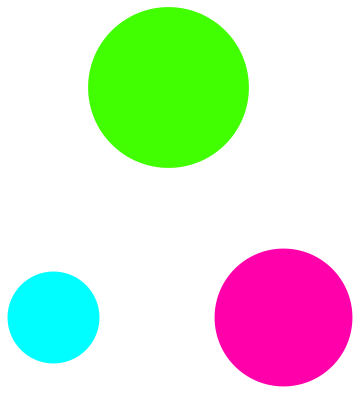
#> input picture part 3/image_analysis/three-circles.png, 360 x 394 px
$ jupyter execute --allow-errors 'COMPLETED image_analysis_(good).ipynb'
#> lines starting #> are read from the running program, lines starting #| are printed output that depends on the picture; after the words box and inside, x2 and y2 are one past the last pixel; in counts of white or black regions, pixels touching at a corner belong together; long printed decimals are rounded
[cell 1]
from skimage import io
from skimage.color import rgb2gray
from matplotlib import pyplot as plt

[cell 2]
img_original = io.imread('three-circles.png')
#> img_original is the input picture: shape (394, 360, 3); mean R, G, B 215.9, 228.1, 209.5
img_grey = rgb2gray(img_original) #package to convert to gray scale
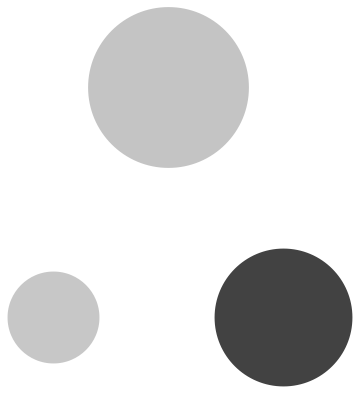
#> img_grey: shape (394, 360) float64; min 0.261, max 1, mean 0.879

fig, ax = plt.subplots(nrows=1, ncols=2, figsize=(8, 4))
ax_original, ax_grey = ax

ax_original.imshow(img_original)
ax_original.set_title(f'Original: shape={img_original.shape}')

ax_grey.imshow(img_grey, cmap='gray')
ax_grey.set_title(f'Grayscale: shape={img_grey.shape}')

for a in ax.flat:
    a.axis('off')
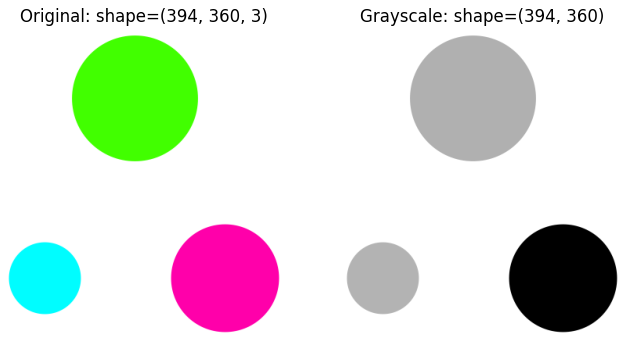
#> figure drawn by matplotlib, 2 panels

[cell 3]
from skimage.filters import threshold_otsu, threshold_yen

img_original = io.imread('three-circles.png')
img_grey = rgb2gray(img_original)

print(f'{threshold_otsu(img_grey)=}') #added f string
#| threshold_otsu(img_grey)=0.6
print(f'{threshold_yen(img_grey)=}')
#| threshold_yen(img_grey)=0.9957

[cell 4]
from skimage.filters import try_all_threshold  #trying all types of threshold

fig, ax = try_all_threshold(img_grey, figsize=(10, 8), verbose=False)
plt.show()
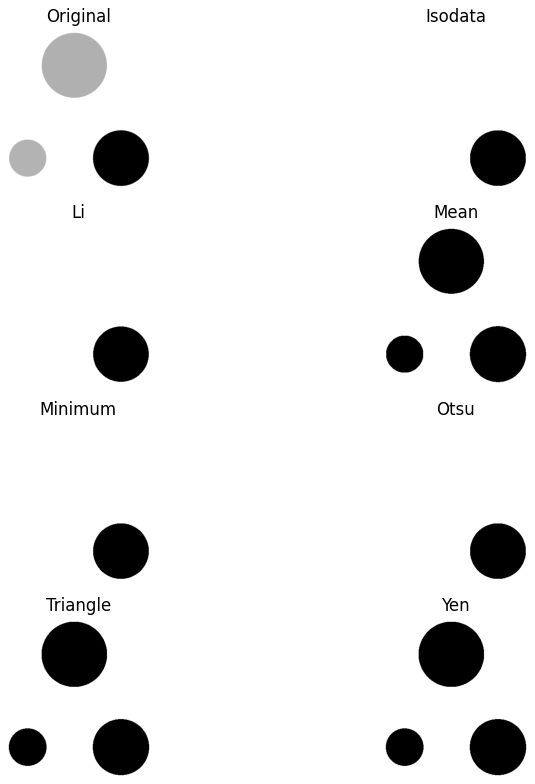
#> figure drawn by matplotlib, 8 panels
#yen appears best

[cell 5]
#binarising image into int
threshold = threshold_yen(img_grey)
#> threshold = 0.996
img_binarised = img_grey < threshold #removing away the background
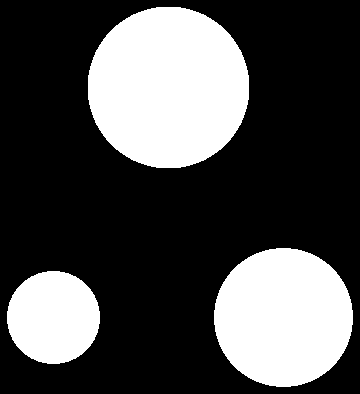
#> img_binarised: shape (394, 360) bool; 30% white; 3 white regions, box (x1, y1, x2, y2) and area: (88, 7, 249, 168) 20565, (214, 248, 353, 387) 15193, (7, 271, 100, 364) 6793

fig, ax = plt.subplots(nrows=1, ncols=3, figsize=(9, 3))
ax_original, ax_grey, ax_binarised = ax

ax_original.imshow(img_original)
ax_original.set_title(f'Original: shape= {img_original.shape}')

ax_grey.imshow(img_grey, cmap='gray')
ax_grey.set_title(f'Grayscale: shape= {img_grey.shape}')

ax_binarised.imshow(img_binarised, cmap='gray')
ax_binarised.set_title(f'Binarised (Using Otsu)')
